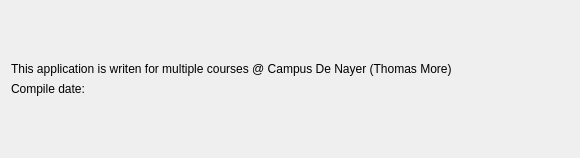
<?xml version="1.0" encoding="UTF-8"?>
<ui version="4.0">
 <class>About</class>
 <widget class="QDialog" name="About">
  <property name="geometry">
   <rect>
    <x>0</x>
    <y>0</y>
    <width>580</width>
    <height>158</height>
   </rect>
  </property>
  <property name="windowTitle">
   <string>Dialog</string>
  </property>
  <layout class="QHBoxLayout" name="horizontalLayout">
   <item>
    <layout class="QVBoxLayout" name="verticalLayout">
     <item>
      <widget class="QLabel" name="lblText">
       <property name="sizePolicy">
        <sizepolicy hsizetype="Preferred" vsizetype="Minimum">
         <horstretch>0</horstretch>
         <verstretch>0</verstretch>
        </sizepolicy>
       </property>
       <property name="text">
        <string>This application is writen for multiple courses @ Campus De Nayer (Thomas More)</string>
       </property>
       <property name="alignment">
        <set>Qt::AlignBottom|Qt::AlignLeading|Qt::AlignLeft</set>
       </property>
       <property name="wordWrap">
        <bool>true</bool>
       </property>
      </widget>
     </item>
     <item>
      <widget class="QLabel" name="lblVersion">
       <property name="text">
        <string>Compile date:</string>
       </property>
       <property name="alignment">
        <set>Qt::AlignLeading|Qt::AlignLeft|Qt::AlignTop</set>
       </property>
      </widget>
     </item>
    </layout>
   </item>
   <item>
    <widget class="QLabel" name="lblIcon">
     <property name="sizePolicy">
      <sizepolicy hsizetype="Maximum" vsizetype="Preferred">
       <horstretch>0</horstretch>
       <verstretch>0</verstretch>
      </sizepolicy>
     </property>
     <property name="text">
      <string/>
     </property>
     <property name="pixmap">
      <pixmap resource="res.qrc">:/res/icon.png</pixmap>
     </property>
     <property name="scaledContents">
      <bool>false</bool>
     </property>
     <property name="alignment">
      <set>Qt::AlignCenter</set>
     </property>
    </widget>
   </item>
  </layout>
 </widget>
 <resources>
  <include location="res.qrc"/>
 </resources>
 <connections/>
</ui>
